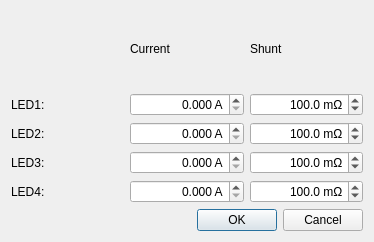
<?xml version="1.0" encoding="UTF-8"?>
<ui version="4.0">
 <class>LedConfigurationDialog</class>
 <widget class="QDialog" name="LedConfigurationDialog">
  <property name="geometry">
   <rect>
    <x>0</x>
    <y>0</y>
    <width>374</width>
    <height>242</height>
   </rect>
  </property>
  <property name="windowTitle">
   <string>LED configuration</string>
  </property>
  <layout class="QGridLayout" name="gridLayout">
   <item row="0" column="1">
    <widget class="QLabel" name="currentLabel">
     <property name="text">
      <string>Current</string>
     </property>
    </widget>
   </item>
   <item row="0" column="2">
    <widget class="QLabel" name="shuntLabel">
     <property name="text">
      <string>Shunt</string>
     </property>
    </widget>
   </item>
   <item row="1" column="0">
    <widget class="QLabel" name="led0Label">
     <property name="text">
      <string>LED1:</string>
     </property>
     <property name="alignment">
      <set>Qt::AlignLeading|Qt::AlignLeft|Qt::AlignVCenter</set>
     </property>
    </widget>
   </item>
   <item row="1" column="1">
    <widget class="QDoubleSpinBox" name="led0CurrentBox">
     <property name="alignment">
      <set>Qt::AlignRight|Qt::AlignTrailing|Qt::AlignVCenter</set>
     </property>
     <property name="suffix">
      <string> A</string>
     </property>
     <property name="decimals">
      <number>3</number>
     </property>
     <property name="maximum">
      <double>1.000000000000000</double>
     </property>
    </widget>
   </item>
   <item row="1" column="2">
    <widget class="QDoubleSpinBox" name="led0ShuntBox">
     <property name="alignment">
      <set>Qt::AlignRight|Qt::AlignTrailing|Qt::AlignVCenter</set>
     </property>
     <property name="suffix">
      <string> mΩ</string>
     </property>
     <property name="decimals">
      <number>1</number>
     </property>
     <property name="minimum">
      <double>0.100000000000000</double>
     </property>
     <property name="maximum">
      <double>99999.899999999994179</double>
     </property>
     <property name="value">
      <double>100.000000000000000</double>
     </property>
    </widget>
   </item>
   <item row="2" column="0">
    <widget class="QLabel" name="led1Label">
     <property name="text">
      <string>LED2:</string>
     </property>
     <property name="alignment">
      <set>Qt::AlignLeading|Qt::AlignLeft|Qt::AlignVCenter</set>
     </property>
    </widget>
   </item>
   <item row="2" column="1">
    <widget class="QDoubleSpinBox" name="led1CurrentBox">
     <property name="alignment">
      <set>Qt::AlignRight|Qt::AlignTrailing|Qt::AlignVCenter</set>
     </property>
     <property name="suffix">
      <string> A</string>
     </property>
     <property name="decimals">
      <number>3</number>
     </property>
     <property name="maximum">
      <double>1.000000000000000</double>
     </property>
    </widget>
   </item>
   <item row="2" column="2">
    <widget class="QDoubleSpinBox" name="led1ShuntBox">
     <property name="alignment">
      <set>Qt::AlignRight|Qt::AlignTrailing|Qt::AlignVCenter</set>
     </property>
     <property name="suffix">
      <string> mΩ</string>
     </property>
     <property name="decimals">
      <number>1</number>
     </property>
     <property name="minimum">
      <double>0.100000000000000</double>
     </property>
     <property name="maximum">
      <double>99999.899999999994179</double>
     </property>
     <property name="value">
      <double>100.000000000000000</double>
     </property>
    </widget>
   </item>
   <item row="3" column="0">
    <widget class="QLabel" name="led2Label">
     <property name="text">
      <string>LED3:</string>
     </property>
     <property name="alignment">
      <set>Qt::AlignLeading|Qt::AlignLeft|Qt::AlignVCenter</set>
     </property>
    </widget>
   </item>
   <item row="3" column="1">
    <widget class="QDoubleSpinBox" name="led2CurrentBox">
     <property name="alignment">
      <set>Qt::AlignRight|Qt::AlignTrailing|Qt::AlignVCenter</set>
     </property>
     <property name="suffix">
      <string> A</string>
     </property>
     <property name="decimals">
      <number>3</number>
     </property>
     <property name="maximum">
      <double>1.000000000000000</double>
     </property>
    </widget>
   </item>
   <item row="3" column="2">
    <widget class="QDoubleSpinBox" name="led2ShuntBox">
     <property name="alignment">
      <set>Qt::AlignRight|Qt::AlignTrailing|Qt::AlignVCenter</set>
     </property>
     <property name="suffix">
      <string> mΩ</string>
     </property>
     <property name="decimals">
      <number>1</number>
     </property>
     <property name="minimum">
      <double>0.100000000000000</double>
     </property>
     <property name="maximum">
      <double>99999.899999999994179</double>
     </property>
     <property name="value">
      <double>100.000000000000000</double>
     </property>
    </widget>
   </item>
   <item row="4" column="0">
    <widget class="QLabel" name="led3Label">
     <property name="text">
      <string>LED4:</string>
     </property>
     <property name="alignment">
      <set>Qt::AlignLeading|Qt::AlignLeft|Qt::AlignVCenter</set>
     </property>
    </widget>
   </item>
   <item row="4" column="1">
    <widget class="QDoubleSpinBox" name="led3CurrentBox">
     <property name="alignment">
      <set>Qt::AlignRight|Qt::AlignTrailing|Qt::AlignVCenter</set>
     </property>
     <property name="suffix">
      <string> A</string>
     </property>
     <property name="decimals">
      <number>3</number>
     </property>
     <property name="maximum">
      <double>1.000000000000000</double>
     </property>
    </widget>
   </item>
   <item row="4" column="2">
    <widget class="QDoubleSpinBox" name="led3ShuntBox">
     <property name="alignment">
      <set>Qt::AlignRight|Qt::AlignTrailing|Qt::AlignVCenter</set>
     </property>
     <property name="suffix">
      <string> mΩ</string>
     </property>
     <property name="decimals">
      <number>1</number>
     </property>
     <property name="minimum">
      <double>0.100000000000000</double>
     </property>
     <property name="maximum">
      <double>99999.899999999994179</double>
     </property>
     <property name="value">
      <double>100.000000000000000</double>
     </property>
    </widget>
   </item>
   <item row="5" column="0" colspan="3">
    <widget class="QDialogButtonBox" name="buttonBox">
     <property name="orientation">
      <enum>Qt::Horizontal</enum>
     </property>
     <property name="standardButtons">
      <set>QDialogButtonBox::Cancel|QDialogButtonBox::Ok</set>
     </property>
    </widget>
   </item>
  </layout>
 </widget>
 <resources/>
 <connections>
  <connection>
   <sender>buttonBox</sender>
   <signal>accepted()</signal>
   <receiver>LedConfigurationDialog</receiver>
   <slot>accept()</slot>
   <hints>
    <hint type="sourcelabel">
     <x>248</x>
     <y>254</y>
    </hint>
    <hint type="destinationlabel">
     <x>157</x>
     <y>274</y>
    </hint>
   </hints>
  </connection>
  <connection>
   <sender>buttonBox</sender>
   <signal>rejected()</signal>
   <receiver>LedConfigurationDialog</receiver>
   <slot>reject()</slot>
   <hints>
    <hint type="sourcelabel">
     <x>316</x>
     <y>260</y>
    </hint>
    <hint type="destinationlabel">
     <x>286</x>
     <y>274</y>
    </hint>
   </hints>
  </connection>
 </connections>
</ui>
